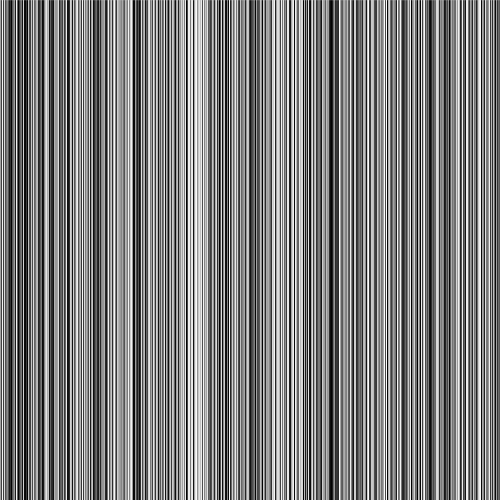
Frame 1 (no input)
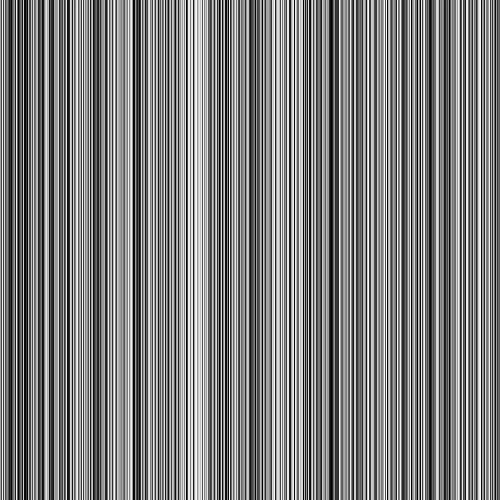
Frame 60 (the mouse pressed at the canvas centre just before this capture)
Frame 120 (the mouse held since frame 60 and released just before this capture): identical to frame 60, image omitted

The Processing sketch that drew these frames (run headless with seeded random() and noise(); from frame 60 on, the mouse is pressed at the canvas centre):

// Processing sketch: code_10_02
// ── code_10_02.pde
float [] gray;

void setup (){
size(500, 500);
gray = new float[width];
for(int i = 0; i < gray.length; i++){
gray[i] = random (0, 255);
}
}

void draw(){
for(int i = 0; i < gray.length; i++){
stroke(gray[i]);
line(i, 0, i, height);
}
}
